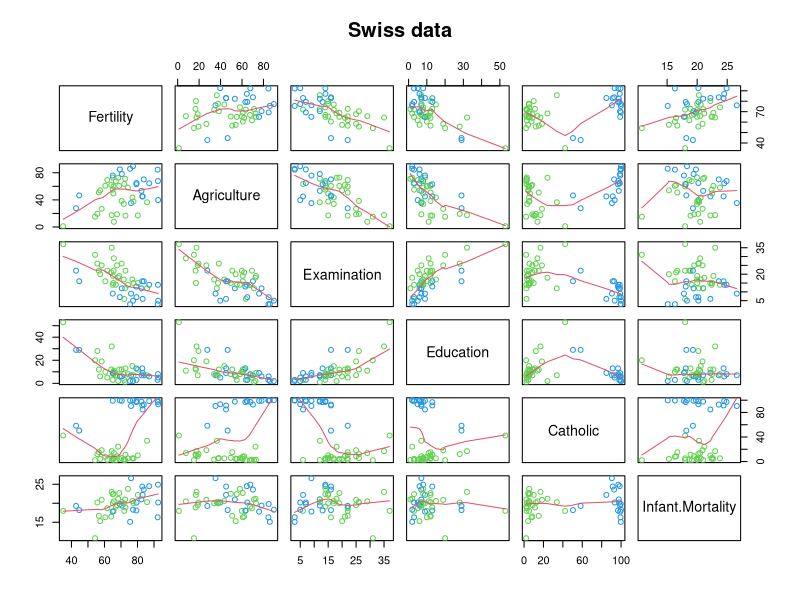
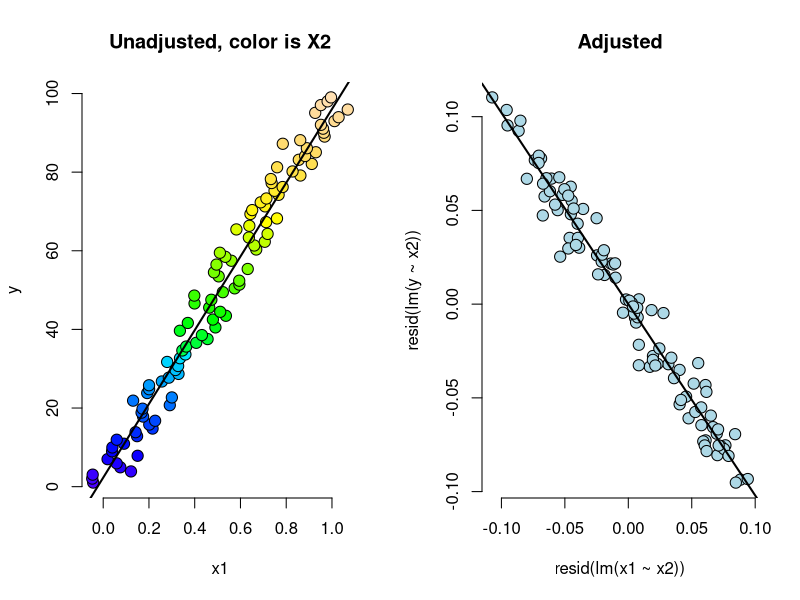
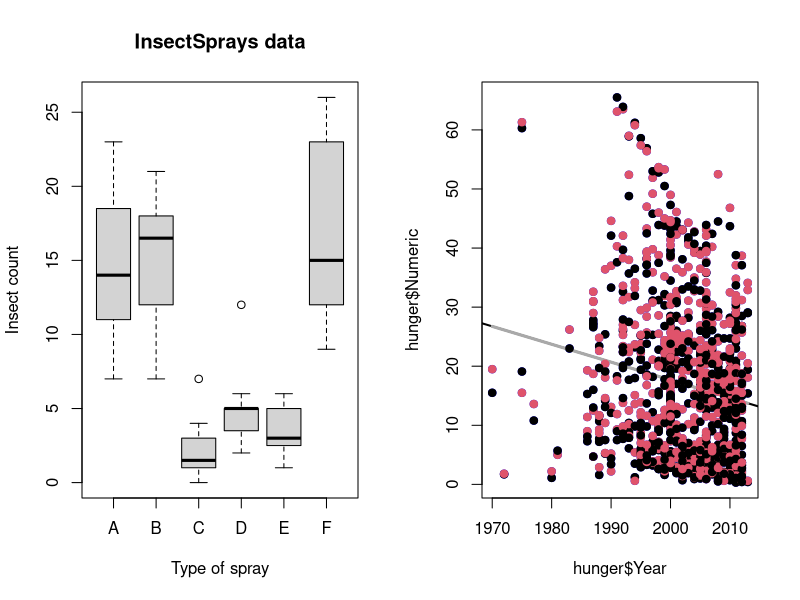
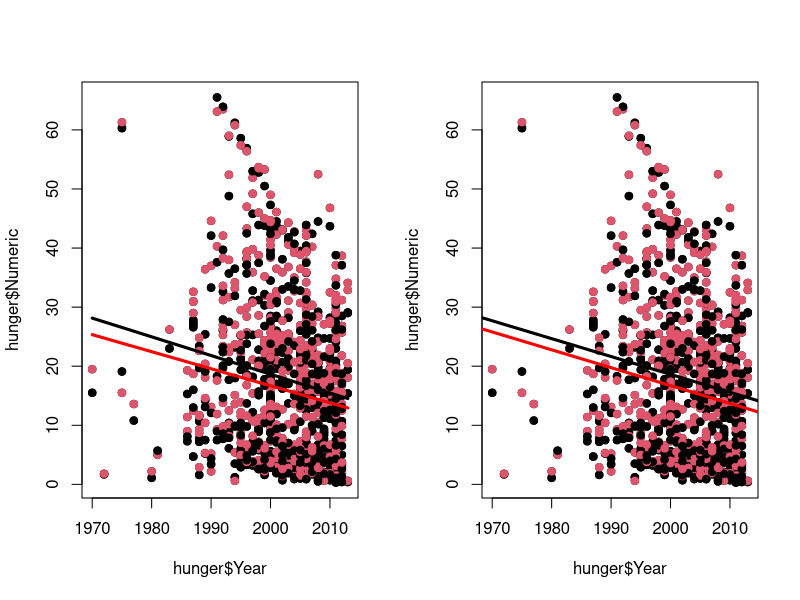
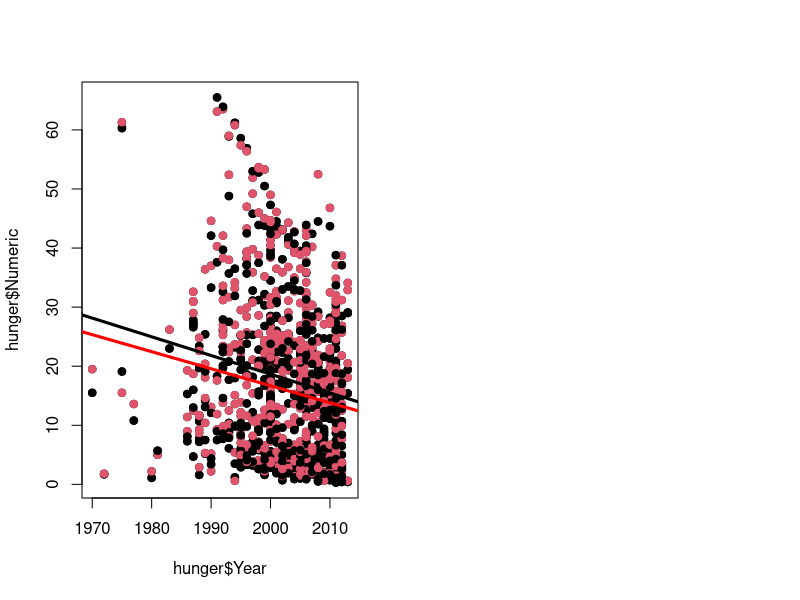

Recreate these plots in R, in order.
# Swiss fertility data
library(datasets); 
data(swiss); require(stats); require(graphics)
pairs(swiss, panel = panel.smooth, main = "Swiss data", col = 3 + (swiss$Catholic > 50))

# Calling lm
summary(lm(Fertility ~ . , data = swiss))
summary(lm(Fertility ~ Agriculture, data = swiss))$coefficients

# How can adjustment reverse the sign of an effect? Let's try a simulation.
n <- 100; x2 <- 1 : n; x1 <- .01 * x2 + runif(n, -.1, .1); y = -x1 + x2 + rnorm(n, sd = .01)
summary(lm(y ~ x1))$coef
summary(lm(y ~ x1 + x2))$coef
par(mfrow = c(1, 2))
plot(x1, y, pch=21,col="black",bg=topo.colors(n)[x2], frame = FALSE, cex = 1.5)
title('Unadjusted, color is X2')
abline(lm(y ~ x1), lwd = 2)
plot(resid(lm(x1 ~ x2)), resid(lm(y ~ x2)), pch = 21, col = "black", bg = "lightblue", frame = FALSE, cex = 1.5)
title('Adjusted')
abline(0, coef(lm(y ~ x1 + x2))[2], lwd = 2)

# What if we include an unnecessary variable?
z <- swiss$Agriculture + swiss$Education
lm(Fertility ~ . + z, data = swiss)

# Dummy variables are smart
# Insect Sprays
require(datasets);data(InsectSprays)
require(stats); require(graphics)
boxplot(count ~ spray, data = InsectSprays,
        xlab = "Type of spray", ylab = "Insect count",
        main = "InsectSprays data", varwidth = TRUE, col = "lightgray")

# Linear model fit, group A is the referenc
summary(lm(count ~ spray, data = InsectSprays))$coef

# Hard coding the dummy variables
summary(lm(count ~ 
             I(1 * (spray == 'B')) + I(1 * (spray == 'C')) + 
             I(1 * (spray == 'D')) + I(1 * (spray == 'E')) +
             I(1 * (spray == 'F'))
           , data = InsectSprays))$coef

# What if we include all 6?
lm(count ~ 
     I(1 * (spray == 'B')) + I(1 * (spray == 'C')) +  
     I(1 * (spray == 'D')) + I(1 * (spray == 'E')) +
     I(1 * (spray == 'F')) + I(1 * (spray == 'A')), data = InsectSprays)

# What if we omit the intercept?
summary(lm(count ~ spray - 1, data = InsectSprays))$coef
unique(ave(InsectSprays$count, InsectSprays$spray))

# Reordering the levels
spray2 <- relevel(InsectSprays$spray,"C")
summary(lm(count ~ spray2, data = InsectSprays))$coef

# Doing it manually
fit <- lm(count ~ spray, data = InsectSprays) #A is ref
bbmbc <- coef(fit)[2] - coef(fit)[3] #B - C
temp <- summary(fit) 
se <- temp$sigma * sqrt(temp$cov.unscaled[2, 2] + temp$cov.unscaled[3,3] - 2 *temp$cov.unscaled[2,3])
t <- (bbmbc) / se
p <- pt(-abs(t), df = fit$df)
out <- c(bbmbc, se, t, p)
names(out) <- c("B - C", "SE", "T", "P")
round(out, 3)

# WHO childhood hunger data
# download.file("http://apps.who.int/gho/athena/data/GHO/WHOSIS_000008.csv?profile=text&filter=COUNTRY:*;SEX:*","hunger.csv",method="curl")
hunger <- read.csv("hunger.csv")
hunger <- hunger[hunger$Sex!="Both sexes",]
head(hunger)

# Plot percent hungry versus time
lm1 <- lm(hunger$Numeric ~ hunger$Year)
plot(hunger$Year,hunger$Numeric,pch=19,col="blue")
abline(lm1, lwd = 2)

# Add the linear model
lines(hunger$Year,lm1$fitted,lwd=3,col="darkgrey")

# Color by male/female
points(hunger$Year,hunger$Numeric,pch=19,col=((hunger$Sex=="Male")*1+1))

# Color by male/female
lmM <- lm(hunger$Numeric[hunger$Sex=="Male"] ~ hunger$Year[hunger$Sex=="Male"])
lmF <- lm(hunger$Numeric[hunger$Sex=="Female"] ~ hunger$Year[hunger$Sex=="Female"])
plot(hunger$Year,hunger$Numeric,pch=19)
points(hunger$Year,hunger$Numeric,pch=19,col=((hunger$Sex=="Male")*1+1))
lines(hunger$Year[hunger$Sex=="Male"],lmM$fitted,col="black",lwd=3)
lines(hunger$Year[hunger$Sex=="Female"],lmF$fitted,col="red",lwd=3)

# Two lines, same slope in R
lmBoth <- lm(hunger$Numeric ~ hunger$Year + hunger$Sex)
plot(hunger$Year,hunger$Numeric,pch=19)
points(hunger$Year,hunger$Numeric,pch=19,col=((hunger$Sex=="Male")*1+1))
abline(c(lmBoth$coeff[1],lmBoth$coeff[2]),col="red",lwd=3)
abline(c(lmBoth$coeff[1] + lmBoth$coeff[3],lmBoth$coeff[2] ),col="black",lwd=3)

# Two lines, different slopes in R
lmBoth <- lm(hunger$Numeric ~ hunger$Year + hunger$Sex + hunger$Sex*hunger$Year)
plot(hunger$Year,hunger$Numeric,pch=19)
points(hunger$Year,hunger$Numeric,pch=19,col=((hunger$Sex=="Male")*1+1))
abline(c(lmBoth$coeff[1],lmBoth$coeff[2]),col="red",lwd=3)
abline(c(lmBoth$coeff[1] + lmBoth$coeff[3],lmBoth$coeff[2] +lmBoth$coeff[4]),col="black",lwd=3)

# Two lines, different slopes in R
summary(lmBoth)
summary(lmBoth)$coeff